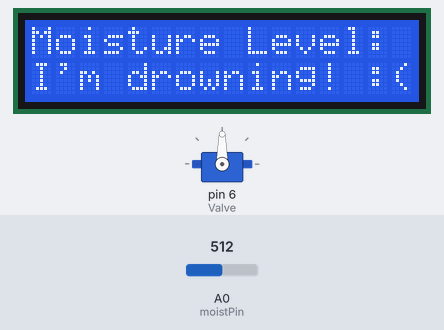
A sketch run on a simulated Arduino Uno, built with avr-gcc and run on an emulated ATmega328P. On the bench: 16×2 character LCD, servo. The test bench sets the inputs (shaded band); at power-on: A0 (moistPin) = 512. What the sketch prints to the serial monitor is not drawn.

Above: at 1.2 s.
1.3 s: A0 (moistPin) set to 197
At 2.2 s:
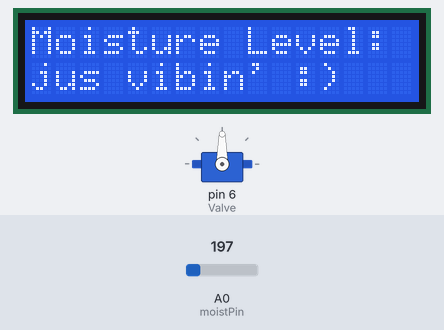
2.8 s: A0 (moistPin) set to 171
At 4.0 s:
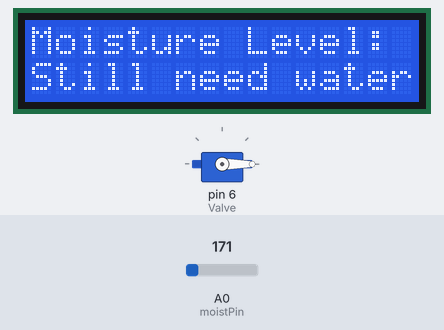
4.3 s: A0 (moistPin) set to 138
At 4.7 s:
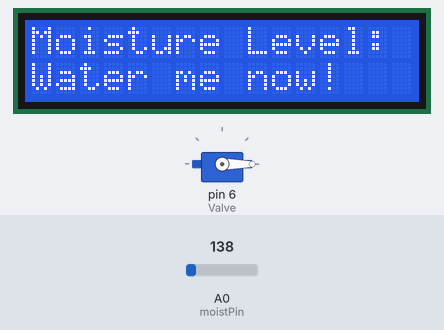
5.8 s: A0 (moistPin) set to 306
At 6.7 s:
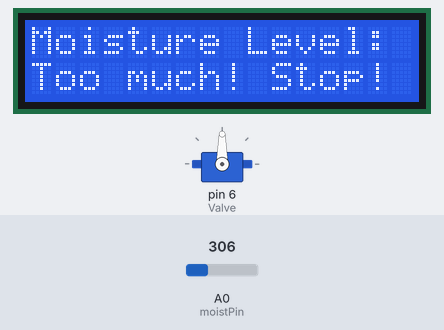
8.8 s: A0 (moistPin) set to 122
At 9.2 s:
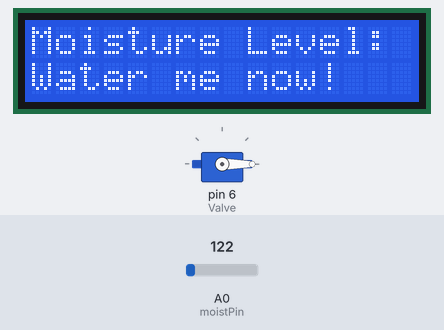
10.3 s: A0 (moistPin) set to 511
At 11.6 s:
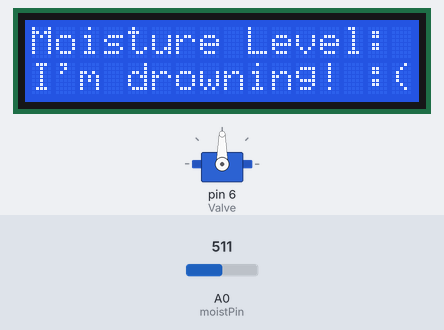
Timing chart, 0 to 12.8 s (numbered marks = the images above; inputs shaded):
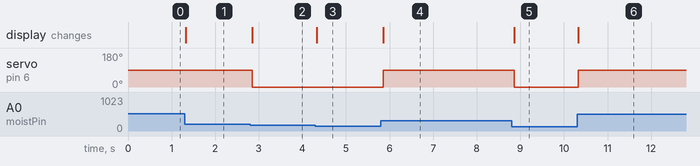

The sketch:

GuntherCode.ino
```cpp
#include <LiquidCrystal.h>
#include <Servo.h>
LiquidCrystal lcd(7, 8, 9, 10, 11, 12);
Servo Valve;

int moistPin = 0;
int WetVal = 0;
int percent =0;
int tooDry = 150;
int Dry = 187;
int Wet = 281;
int tooWet = 375;

void setup()
{
  lcd.begin(16, 2);
  Serial.begin(9600);
  lcd.print("Moisture Level:");
  Valve.attach(6);
  Valve.write(90);
}

void loop()
{
  WetVal = analogRead(moistPin);
  Serial.println(WetVal);
  int percent = WetVal/375;
  Serial.print(percent);
  lcd.clear();

  if (WetVal <= tooDry) {
    lcd.print("Moisture Level:");
    lcd.setCursor(0, 1);
    lcd.print("Water me now!");
     Valve.write(0);
  }

  else if ((tooDry < WetVal) and (WetVal <= Dry)) {
    lcd.print("Moisture Level:");
    lcd.setCursor(0, 1);
    lcd.print("Still need water!");
    Valve.write(0);
  }

  else if ((Dry < WetVal) and (WetVal <= Wet)) {
    lcd.print("Moisture Level:");
    lcd.setCursor(0, 1);
    lcd.print("jus vibin' :)");
    Valve.write(90);
  }
   else if ((Wet < WetVal) and (WetVal <= tooWet)) {
    lcd.print("Moisture Level:");
    lcd.setCursor(0, 1);
    lcd.print("Too much! Stop!");
    Valve.write(90);
  }
  else {
    lcd.print("Moisture Level:");
    lcd.setCursor(0, 1);
    lcd.print("I'm drowning! :(");
    Valve.write(90);
  }
  delay(50);
}
```

Measured:
- the behaviour switches between 188 and 187 on A0 (moistPin) (found by bisection; images 1 and 2)
- the behaviour switches between 151 and 150 on A0 (moistPin) (found by bisection; images 2 and 3)
- after the input at 1.3 s, the display: changes at once (image 1)
- after the input at 2.8 s, servo on pin 6 (Valve): 90° → 0° after 0.05 s; the display: changes after 0.05 s (image 2)
- after the input at 4.3 s, the display: changes at once (image 3)
- after the input at 5.8 s, servo on pin 6 (Valve): 0° → 90° after 0.05 s; the display: changes after 0.05 s (image 4)
- after the input at 8.8 s, servo on pin 6 (Valve): 90° → 0° after 0.06 s; the display: changes after 0.06 s (image 5)
- after the input at 10.3 s, servo on pin 6 (Valve): 0° → 90° at once; the display: changes at once (image 6)
